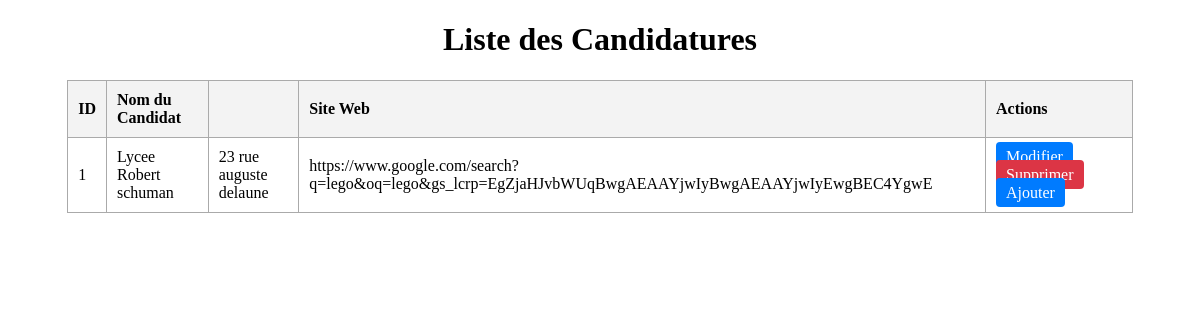
Before: /src/vue/ListeCandidature.php with the older database file.
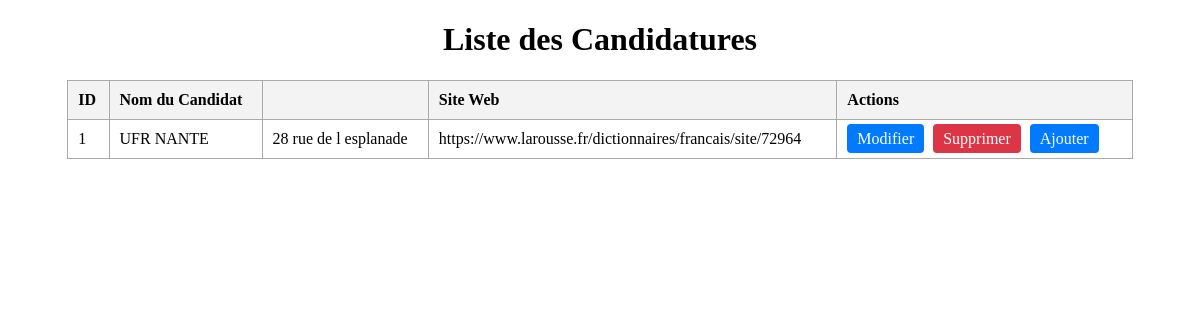
After: the same page with the newer database file.
### tables this page shows
CREATE TABLE IF NOT EXISTS `etablissement` (
  `id_etablissement` int NOT NULL AUTO_INCREMENT,
  `nom_etablissement` varchar(50) NOT NULL,
  `adresse_etablissement` varchar(50) NOT NULL,
  `site_web_etablissement` varchar(100) NOT NULL,
  PRIMARY KEY (`id_etablissement`)
);

### src/vue/ListeCandidature.php (the view, shortened to what this page needs)
<?php
$pdo = (new \Bdd())->getBdd();
$etablissements = $pdo->query('SELECT * FROM etablissement')->fetchAll(PDO::FETCH_ASSOC);
?>
    <!DOCTYPE html>
    <html lang="fr">
    <head>
    </head>
    <body>
    <h1 style="text-align:center;">Liste des Candidatures</h1>
    <table>
        <thead>
        <tr>
            <th>ID</th>
            <th>Nom du Candidat</th>
            <th></th>
            <th>Site Web</th>
            <th>Actions</th>
        </tr>
        </thead>
        <tbody>
        <?php foreach ($etablissements as $etablissement): ?>
            <tr>
                <td><?= htmlspecialchars($etablissement['id_etablissement']) ?></td>
                <td><?= htmlspecialchars($etablissement['nom_etablissement']) ?></td>
                <td><?= htmlspecialchars($etablissement['adresse_etablissement']) ?></td>
                <td><?= htmlspecialchars($etablissement['site_web_etablissement']) ?></td>
                <td>
                    <a class="button" href="ModifierEtablissement.php?id=<?= $etablissement['id_etablissement'] ?>">Modifier</a>
                    <a class="button delete" href="SupprimerEtablissement.php?id=<?= $etablissement['id_etablissement'] ?>" onclick="return confirm('Voulez-vous vraiment supprimer cet établissement ?');">Supprimer</a>
                    <a class="button" href="CreeEtablissement.php">Ajouter</a>
                </td>
            </tr>
        <?php endforeach; ?>
        </tbody>
    </table>
    </body>
    </html>

### src/vue/ListeCandidature.php (style rules this page uses)
table { width: 90%; margin: auto; border-collapse: collapse; }
th, td { border: 1px solid #aaa; padding: 10px; text-align: left; }
th { background-color: #f3f3f3; }
a.button { padding: 6px 10px; background-color: #007bff; color: white; text-decoration: none; border-radius: 4px; margin-right: 5px; }
a.delete { background-color: #dc3545; }

Changed rows visible on the page:
changed etablissement id 1: nom_etablissement "Lycee Robert schuman" → "UFR NANTE"; adresse_etablissement "23 rue auguste delaune" → "28 rue de l esplanade"; site_web_etablissement "https://www.google.com/search?q=lego&oq=lego&gs_lcrp=EgZjaHJvbWUqBwgAEAAYjwIyBwgAEAAYjwIyEwgBEC4YgwE" → "https://www.larousse.fr/dictionnaires/francais/site/72964"
